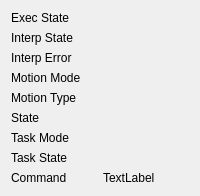
      <widget class="QWidget" name="tabWidget_6Page1">
       <attribute name="title">
        <string>States</string>
       </attribute>
       <layout class="QGridLayout" name="gridLayout_7">
        <item row="2" column="0">
         <widget class="QLabel" name="label_15">
          <property name="maximumSize">
           <size>
            <width>100</width>
            <height>16777215</height>
           </size>
          </property>
          <property name="text">
           <string>Interp Error</string>
          </property>
         </widget>
        </item>
        <item row="6" column="1">
         <widget class="QLabel" name="task_mode_lb">
          <property name="text">
           <string/>
          </property>
         </widget>
        </item>
        <item row="4" column="0">
         <widget class="QLabel" name="label_17">
          <property name="maximumSize">
           <size>
            <width>100</width>
            <height>16777215</height>
           </size>
          </property>
          <property name="text">
           <string>Motion Type</string>
          </property>
         </widget>
        </item>
        <item row="4" column="1">
         <widget class="QLabel" name="motion_type_lb">
          <property name="text">
           <string/>
          </property>
         </widget>
        </item>
        <item row="0" column="0">
         <widget class="QLabel" name="label_13">
          <property name="maximumSize">
           <size>
            <width>100</width>
            <height>16777215</height>
           </size>
          </property>
          <property name="text">
           <string>Exec State</string>
          </property>
         </widget>
        </item>
        <item row="2" column="1">
         <widget class="QLabel" name="interpreter_errcode_lb">
          <property name="text">
           <string/>
          </property>
         </widget>
        </item>
        <item row="5" column="1">
         <widget class="QLabel" name="state_lb">
          <property name="text">
           <string/>
          </property>
         </widget>
        </item>
        <item row="7" column="0">
         <widget class="QLabel" name="label_19">
          <property name="maximumSize">
           <size>
            <width>100</width>
            <height>16777215</height>
           </size>
          </property>
          <property name="text">
           <string>Task State</string>
          </property>
         </widget>
        </item>
        <item row="3" column="1">
         <widget class="QLabel" name="motion_mode_lb">
          <property name="text">
           <string/>
          </property>
         </widget>
        </item>
        <item row="3" column="0">
         <widget class="QLabel" name="label_16">
          <property name="maximumSize">
           <size>
            <width>100</width>
            <height>16777215</height>
           </size>
          </property>
          <property name="text">
           <string>Motion Mode</string>
          </property>
         </widget>
        </item>
        <item row="1" column="1">
         <widget class="QLabel" name="interp_state_lb">
          <property name="text">
           <string/>
          </property>
         </widget>
        </item>
        <item row="6" column="0">
         <widget class="QLabel" name="label_18">
          <property name="maximumSize">
           <size>
            <width>100</width>
            <height>16777215</height>
           </size>
          </property>
          <property name="text">
           <string>Task Mode</string>
          </property>
         </widget>
        </item>
        <item row="5" column="0">
         <widget class="QLabel" name="label_21">
          <property name="maximumSize">
           <size>
            <width>100</width>
            <height>16777215</height>
           </size>
          </property>
          <property name="text">
           <string>State</string>
          </property>
         </widget>
        </item>
        <item row="0" column="1">
         <widget class="QLabel" name="exec_state_lb">
          <property name="text">
           <string/>
          </property>
         </widget>
        </item>
        <item row="1" column="0">
         <widget class="QLabel" name="label_14">
          <property name="maximumSize">
           <size>
            <width>100</width>
            <height>16777215</height>
           </size>
          </property>
          <property name="text">
           <string>Interp State</string>
          </property>
         </widget>
        </item>
        <item row="7" column="1">
         <widget class="QLabel" name="task_state_lb">
          <property name="text">
           <string/>
          </property>
         </widget>
        </item>
        <item row="8" column="0">
         <widget class="QLabel" name="label_49">
          <property name="text">
           <string>Command</string>
          </property>
         </widget>
        </item>
        <item row="8" column="1">
         <widget class="QLabel" name="command_lb">
          <property name="text">
           <string>TextLabel</string>
          </property>
         </widget>
        </item>
       </layout>
      </widget>
